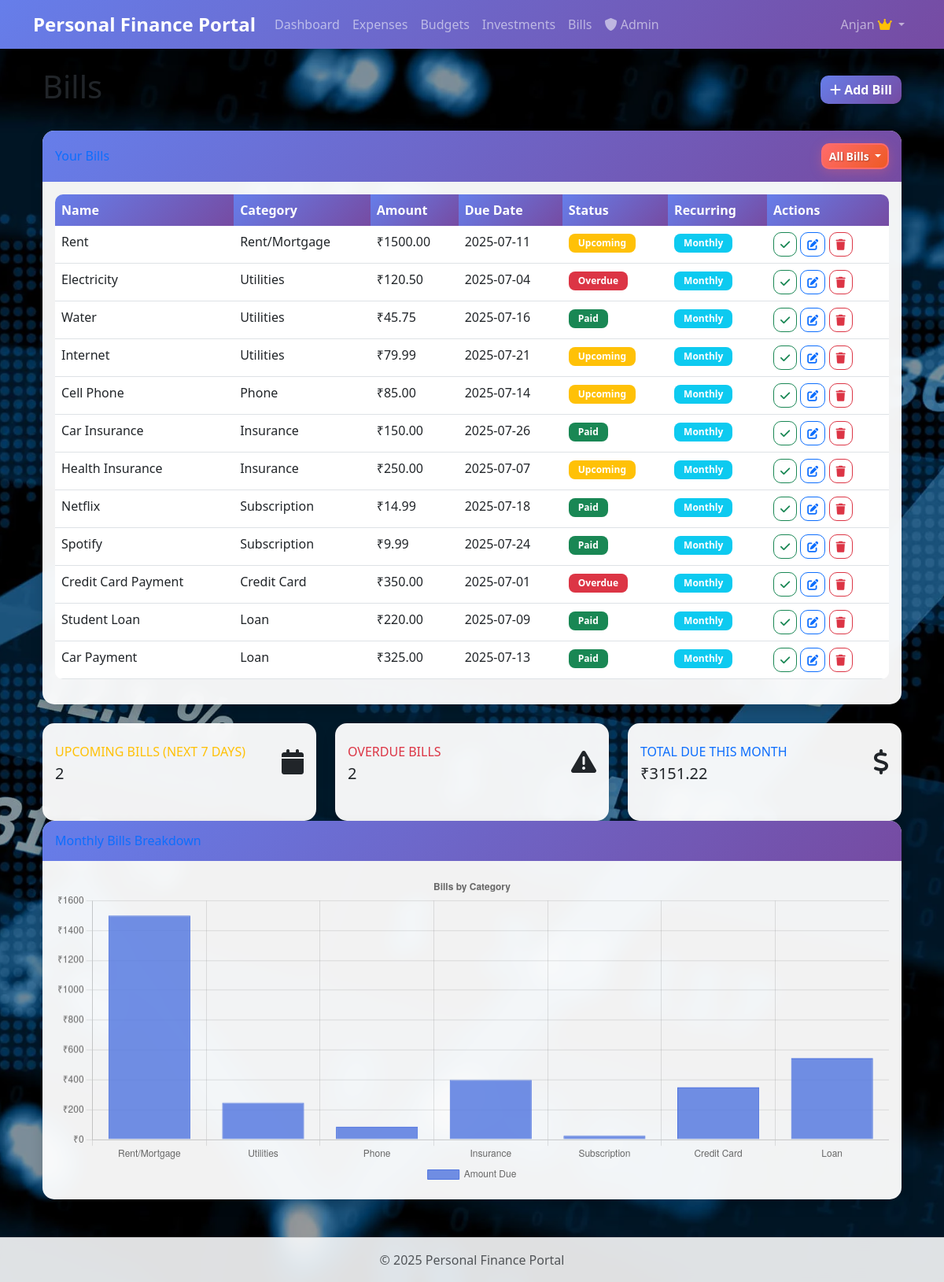
The app's page /bills/ (signed in), older data.
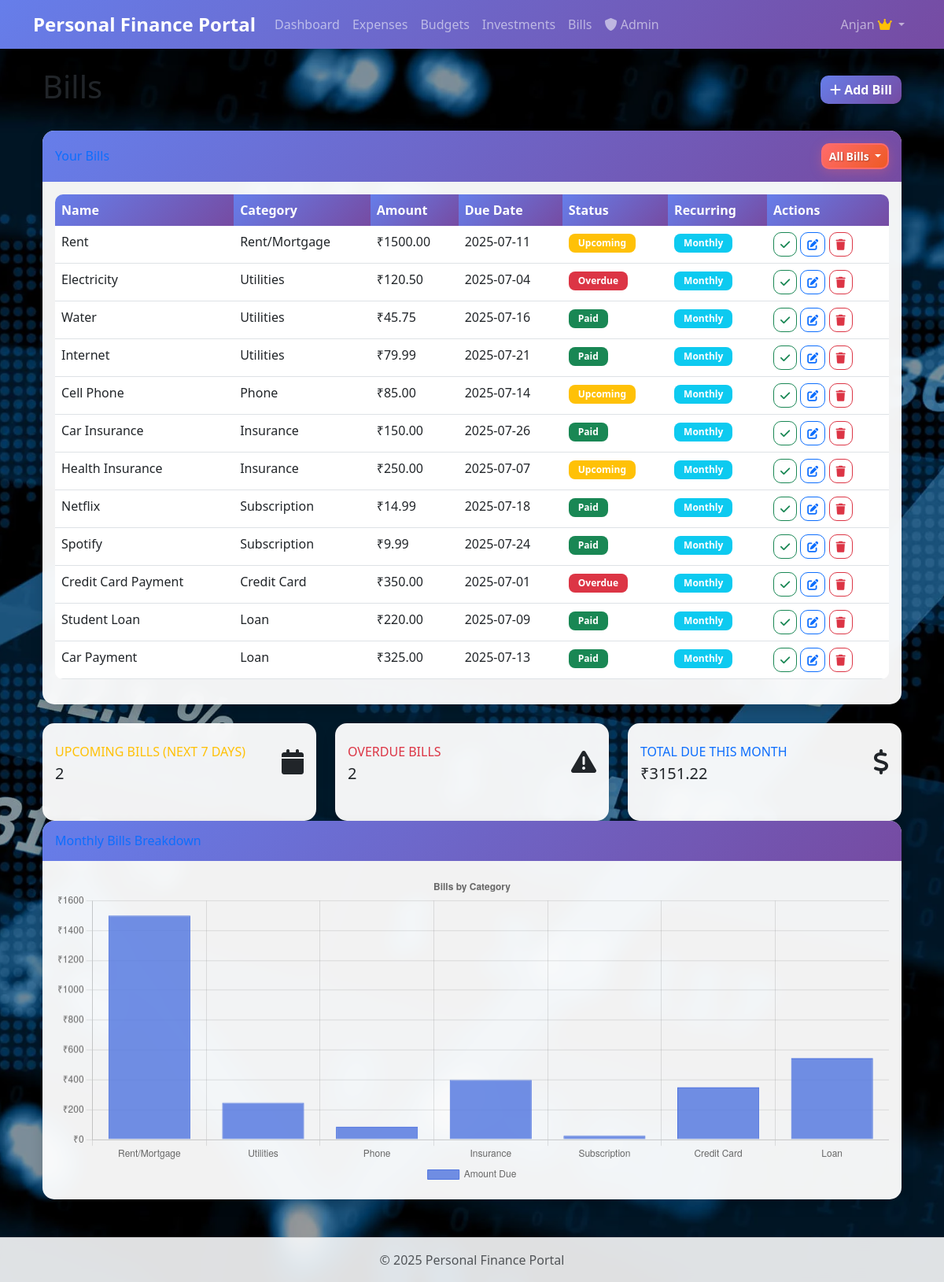
The same page, newer data.
### app/models/bill.py (models this page shows, shortened)
class Bill(db.Model):
    id = db.Column(db.Integer, primary_key=True)
    user_id = db.Column(db.Integer, db.ForeignKey('user.id'), nullable=False)
    name = db.Column(db.String(100), nullable=False)
    category = db.Column(db.String(50), nullable=False)
    amount = db.Column(db.Float, nullable=False)
    due_date = db.Column(db.DateTime, nullable=False)
    status = db.Column(db.String(20), nullable=False, default='Upcoming')  # Upcoming, Paid, Overdue
    is_recurring = db.Column(db.Boolean, nullable=False, default=False)
    recurrence_frequency = db.Column(db.String(20), nullable=True)  # Weekly, Monthly, Quarterly, Yearly

### app/routes/bills.py (the view)
@bills_bp.route('/')
@login_required
def index():
    bills_exist = Bill.query.filter_by(user_id=current_user.id).first() is not None
    if not bills_exist:
        create_sample_bills()
    filter_type = request.args.get('filter', 'all')
    query = Bill.query.filter_by(user_id=current_user.id)
    if filter_type == 'upcoming':
        query = query.filter(Bill.status == 'Upcoming')
    elif filter_type == 'paid':
        query = query.filter(Bill.status == 'Paid')
    elif filter_type == 'overdue':
        query = query.filter(Bill.status == 'Overdue')
    bills = query.all()
    today = datetime.now().date()
    upcoming_count = 0
    overdue_count = 0
    total_due_month = 0
    bill_categories = []
    category_amounts = []
    category_totals = {}
    for bill in bills:
        if bill.status != 'Paid' and (bill.due_date.date() - today).days <= 7 and (bill.due_date.date() - today).days >= 0:
            upcoming_count += 1
        if bill.status == 'Overdue':
            overdue_count += 1
        if bill.due_date.year == today.year and bill.due_date.month == today.month:
            total_due_month += bill.amount
        if bill.category in category_totals:
            category_totals[bill.category] += bill.amount
        else:
            category_totals[bill.category] = bill.amount
    for category, amount in category_totals.items():
        bill_categories.append(category)
        category_amounts.append(amount)
    return render_template('bills/index.html',
                          title='Bills',
                          bills=bills,
                          upcoming_count=upcoming_count,
                          overdue_count=overdue_count,
                          total_due_month=total_due_month,
                          bill_categories=bill_categories,
                          category_amounts=category_amounts,
                          active_filter=filter_type)

### app/models/user.py (called while the page is built)
@login_manager.user_loader
def load_user(id):
    return User.query.get(int(id))

### app/utils/date_utils.py (called while the page is built)
def get_current_datetime():
    return datetime.now()

### app/templates/bills/index.html (shortened to what the changed rows need)
{% extends "base.html" %}
{% block content %}
<div class="container mt-4">
    <div class="d-flex justify-content-between align-items-center mb-4">
        <h1>Bills</h1>
    </div>
    {% if bills %}
    <div class="card shadow mb-4">
        <div class="card-body">
            <div class="table-responsive">
                <table class="table table-hover">
                    <thead>
                        <tr>
                            <th>Name</th>
                            <th>Category</th>
                            <th>Amount</th>
                            <th>Due Date</th>
                            <th>Status</th>
                            <th>Recurring</th>
                            <th>Actions</th>
                        </tr>
                    </thead>
                    <tbody>
                        {% for bill in bills %}
                        <tr>
                            <td>{{ bill.name }}</td>
                            <td>{{ bill.category }}</td>
                            <td>₹{{ "%.2f"|format(bill.amount) }}</td>
                            <td>{{ bill.due_date.strftime('%Y-%m-%d') }}</td>
                            <td>
                                {% if bill.status == 'Paid' %}
                                <span class="badge bg-success">Paid</span>
                                {% elif bill.status == 'Overdue' %}
                                <span class="badge bg-danger">Overdue</span>
                                {% else %}
                                <span class="badge bg-warning">Upcoming</span>
                                {% endif %}
                            </td>
                            <td>
                                {% if bill.is_recurring %}
                                <span class="badge bg-info">{{ bill.recurrence_frequency }}</span>
                                {% else %}
                                <span class="badge bg-secondary">No</span>
                                {% endif %}
                            </td>
                            <td>
                                <button class="btn btn-sm btn-outline-success" data-bs-toggle="modal"
                                    data-bs-target="#markPaidModal{{ bill.id }}">
                                    <i class="fas fa-check"></i>
                                </button>
                                <button class="btn btn-sm btn-outline-primary" data-bs-toggle="modal"
                                    data-bs-target="#editBillModal{{ bill.id }}">
                                    <i class="fas fa-edit"></i>
                                </button>
                                <button class="btn btn-sm btn-outline-danger" data-bs-toggle="modal"
                                    data-bs-target="#deleteBillModal{{ bill.id }}">
                                    <i class="fas fa-trash"></i>
                                </button>
                            </td>
                        </tr>
                        {% endfor %}
                    </tbody>
                </table>
            </div>
        </div>
    </div>
    {% else %}
    <div class="alert alert-info">
        You haven't added any bills yet. Click the "Add Bill" button to get started.
    </div>
    {% endif %}
</div>
<script>
    document.addEventListener('DOMContentLoaded', function () {
        // Toggle recurrence options based on checkbox
        const isRecurringCheckbox = document.getElementById('is_recurring');
        const recurrenceOptions = document.getElementById('recurrenceOptions');
        if (isRecurringCheckbox && recurrenceOptions) {
            isRecurringCheckbox.addEventListener('change', function () {
                recurrenceOptions.style.display = this.checked ? 'block' : 'none';
            });
        }
        // Bills Chart
        var billsCtx = document.getElementById('billsChart').getContext('2d');
        var billsChart = new Chart(billsCtx, {
            type: 'bar',
            data: {
                labels: {{ bill_categories| tojson }},
        datasets: [{
            label: 'Amount Due',
            data: {{ category_amounts| tojson }},
        backgroundColor: 'rgba(78, 115, 223, 0.8)',
        borderColor: 'rgba(78, 115, 223, 1)',
        borderWidth: 1
            }]
        },
        options: {
        scales: {
            y: {
                beginAtZero: true,
                ticks: {
                    callback: function (value) {
                        return '₹' + value;
                    }
                }
            }
        },
        plugins: {
            title: {
                display: true,
                text: 'Bills by Category'
            },
            legend: {
                position: 'bottom'
            }
        }
    }
    });
});
</script>
{% endblock %}

Row changes from the older to the newer data that the page shows:
changed Bill "Internet": status "Upcoming" → "Paid"
